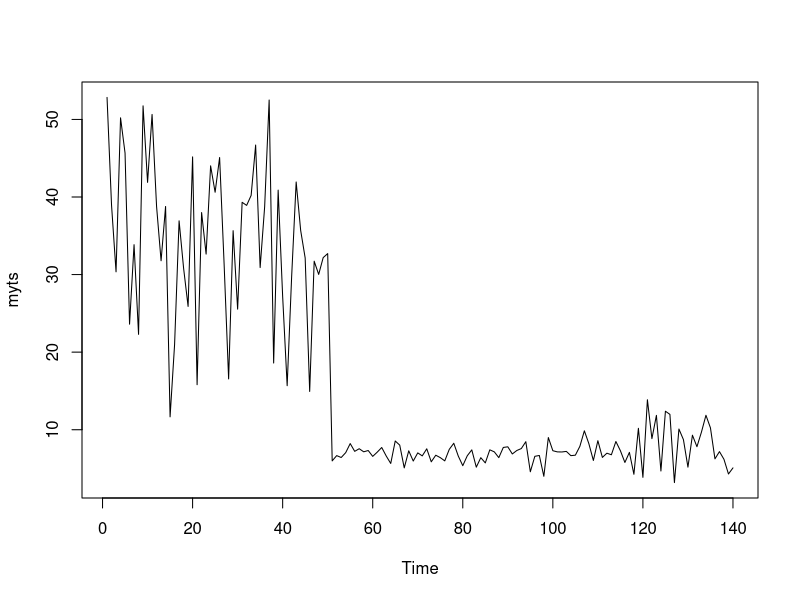
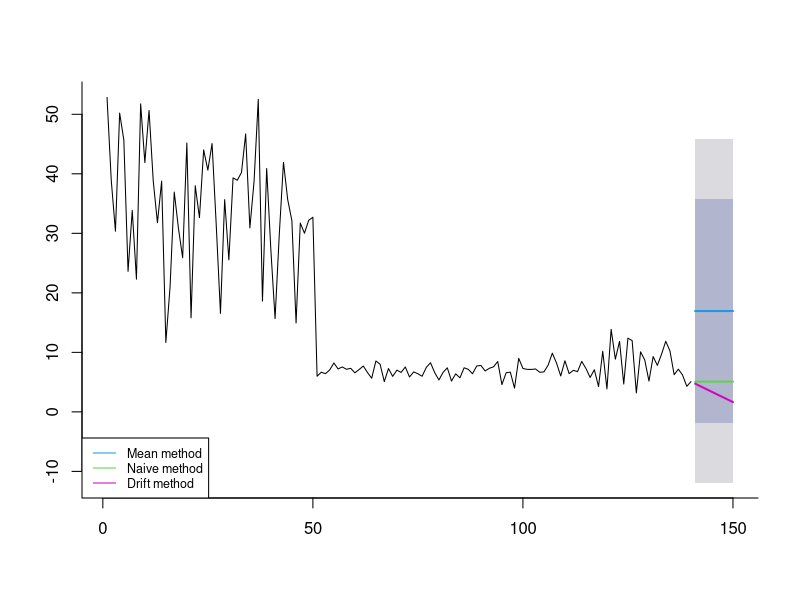
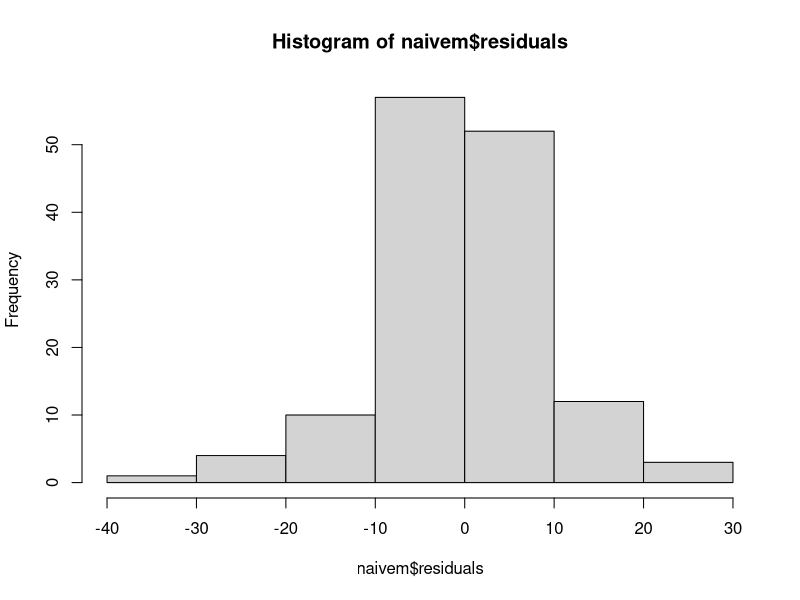
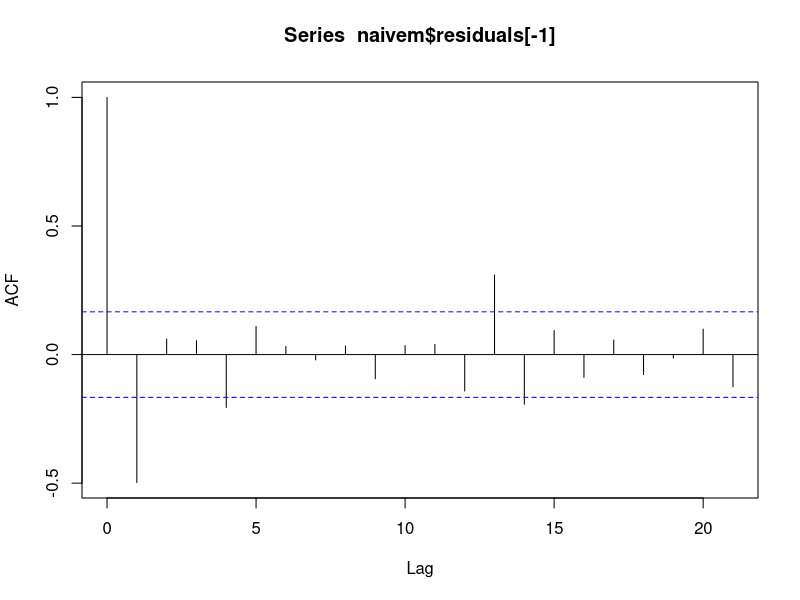
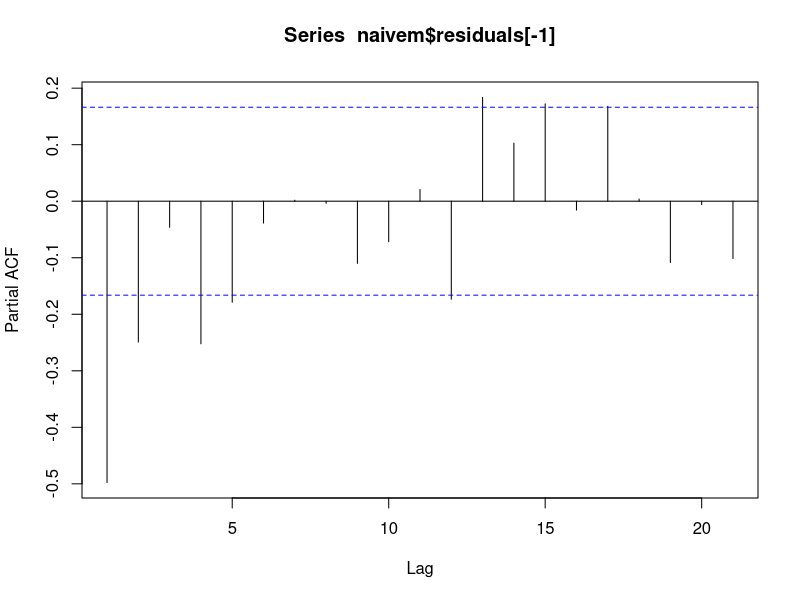
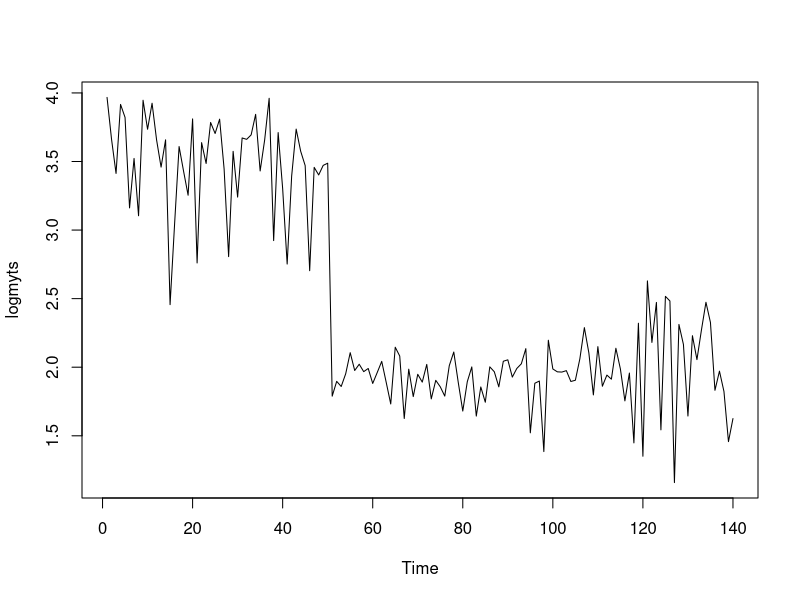
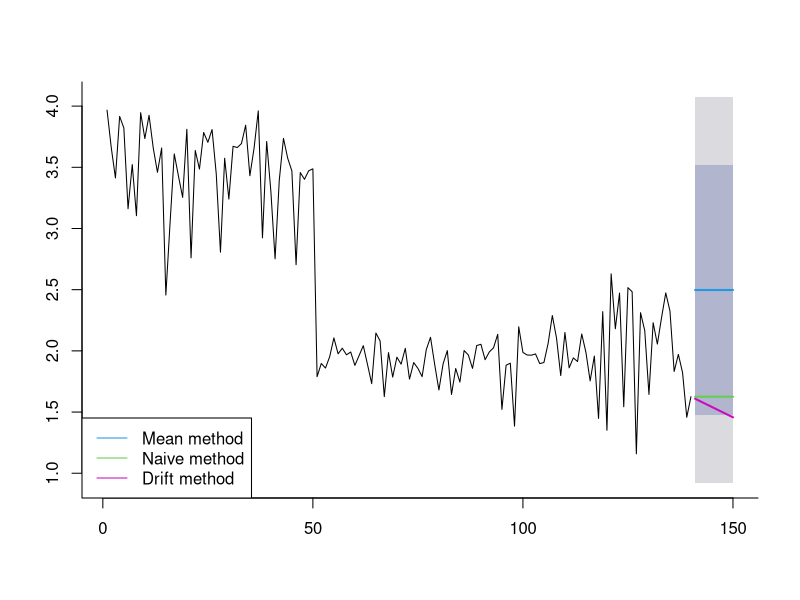
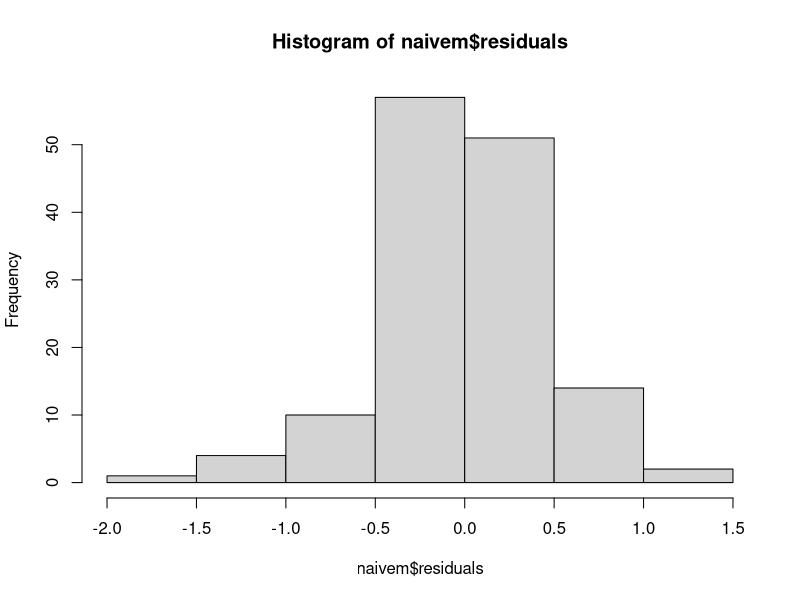

These charts were generated, in order, by the following R code:
library(forecast)

set.seed(54)
myts <- ts(c(rnorm(50, 34, 10), rnorm(67, 7, 1), runif(23, 3, 14)))

plot(myts)
# mean and variance are not constant
# Constant variance is a key indicator of stationarity.
# Transformation is one way to make a time series stationary.
# Can also use differencing using diff() or use auto.arima() to make it stationary

# Mean, Naive and Drift method
meanm <- meanf(myts, h=10)
naivem <- naive(myts, h=10)
driftm <- rwf(myts, h=10, drift=T)

plot(meanm, main="", bty="l")
lines(naivem$mean, col=123, lwd=2)
lines(driftm$mean, col=22, lwd=2)
legend("bottomleft", lty=1, col=c(4, 123, 22), cex=0.75,
       legend=c("Mean method", "Naive method", "Drift method"))


# Model comparison and accuracy
mytstrain <- window(myts, start=1, end=112)
mytstest <- window(myts, start=113)

meanma <- meanf(mytstrain, h=28)
naivema <- naive(mytstrain, h=28)
driftma <- rwf(mytstrain, h=28, drift=T)

accuracy(meanma, mytstest)
accuracy(naivema, mytstest)
accuracy(driftma, mytstest)
# naive has lesser RMSE, MAE, MAPE, MASE, so it's better than other models

# Residuals

var(naivem$residuals[-1])
mean(naivem$residuals[-1])
# mean=-0.344, var=84.537

hist(naivem$residuals)
shapiro.test(naivem$residuals)
# p<0.05, so reject H0. The residuals are not normal.

# Autocorrelation: correlation coefficient between different time points (lags) in a time series
# Partial autocorrelation: cor coef adjusted for all shorter lags in a time series
# acf() is used to identify the moving average (MA) part of the ARIMA model
# pacf() identifies the values for the autoregressive part (AR)
acf(naivem$residuals[-1]) # omit the 1st lag
# 4 lags outside the CI, so there is some autocorrelation.

pacf(naivem$residuals[-1]) # count the 1st lag too
# 8 lags outside the CI


# Stationarity
# ADF = augmented Dickey-Fuller test
# removes autocorrelation and tests for non-stationarity
library(tseries)
adf.test(myts)
# H0: non-stationary, Ha: stationary
# p>0.05, so no sufficient evidence to reject the null hypothesis of non-stationary


# With log transformation
logmyts <- log(myts)
plot(logmyts)

# Mean, Naive and Drift method
meanm <- meanf(logmyts, h=10)
naivem <- naive(logmyts, h=10)
driftm <- rwf(logmyts, h=10, drift=T)

plot(meanm, main="", bty='l')
lines(naivem$mean, col=123, lwd=2)
lines(driftm$mean, col=22, lwd=2)
legend("bottomleft", lty=1, col=c(4, 123, 22),
       legend=c("Mean method", "Naive method", "Drift method"))


# Model comparison and accuracy
mytstrain <- window(logmyts, start=1, end=112)
mytstest <- window(logmyts, start=113)

meanma <- meanf(mytstrain, h=28)
naivema <- naive(mytstrain, h=28)
driftma <- rwf(mytstrain, h=28, drift=T)

accuracy(meanma, mytstest)
accuracy(naivema, mytstest)
accuracy(driftma, mytstest)
# Other models improved as well, but naive is still better


# Residuals

var(naivem$residuals[-1])
mean(naivem$residuals[-1])
# mean=-0.017, var=0.207
# mean is closer to 0 now

hist(naivem$residuals)
shapiro.test(naivem$residuals)
# p<0.05, so we could not fix this issue

acf(naivem$residuals[-1])
# only 2 lags outside the bounds, so this is better than before
pacf(naivem$residuals[-1])
# 2 lags outside the bounds

# Stationarity
# ADF = augmented Dickey-Fuller test
# removes autocorrelation and tests for non-stationarity
adf.test(logmyts)
# H0: non-stationary, Ha: stationary
# p>0.05, so no sufficient evidence to reject the null hypothesis of non-stationary

